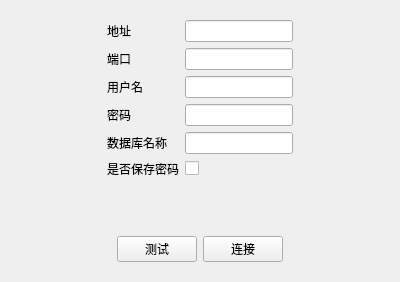
<?xml version="1.0" encoding="UTF-8"?>
<ui version="4.0">
 <class>ConnectDB</class>
 <widget class="QWidget" name="ConnectDB">
  <property name="geometry">
   <rect>
    <x>0</x>
    <y>0</y>
    <width>400</width>
    <height>282</height>
   </rect>
  </property>
  <property name="windowTitle">
   <string>新建连接</string>
  </property>
  <layout class="QVBoxLayout" name="verticalLayout">
   <item>
    <widget class="QWidget" name="widget" native="true">
     <layout class="QGridLayout" name="gridLayout">
      <item row="0" column="2">
       <widget class="QLineEdit" name="lineEdit_address"/>
      </item>
      <item row="2" column="2">
       <widget class="QLineEdit" name="lineEdit_username"/>
      </item>
      <item row="3" column="1">
       <widget class="QLabel" name="label_password">
        <property name="text">
         <string>密码</string>
        </property>
       </widget>
      </item>
      <item row="5" column="2">
       <widget class="QCheckBox" name="checkBox_issave">
        <property name="text">
         <string/>
        </property>
       </widget>
      </item>
      <item row="3" column="2">
       <widget class="QLineEdit" name="lineEdit_password"/>
      </item>
      <item row="1" column="2">
       <widget class="QLineEdit" name="lineEdit_port"/>
      </item>
      <item row="5" column="1">
       <widget class="QLabel" name="label_save">
        <property name="text">
         <string>是否保存密码</string>
        </property>
       </widget>
      </item>
      <item row="1" column="1">
       <widget class="QLabel" name="label_port">
        <property name="text">
         <string>端口</string>
        </property>
       </widget>
      </item>
      <item row="0" column="1">
       <widget class="QLabel" name="label_url">
        <property name="text">
         <string>地址</string>
        </property>
       </widget>
      </item>
      <item row="2" column="0">
       <spacer name="horizontalSpacer">
        <property name="orientation">
         <enum>Qt::Horizontal</enum>
        </property>
        <property name="sizeHint" stdset="0">
         <size>
          <width>40</width>
          <height>20</height>
         </size>
        </property>
       </spacer>
      </item>
      <item row="2" column="1">
       <widget class="QLabel" name="label_username">
        <property name="text">
         <string>用户名</string>
        </property>
       </widget>
      </item>
      <item row="2" column="3">
       <spacer name="horizontalSpacer_2">
        <property name="orientation">
         <enum>Qt::Horizontal</enum>
        </property>
        <property name="sizeHint" stdset="0">
         <size>
          <width>40</width>
          <height>20</height>
         </size>
        </property>
       </spacer>
      </item>
      <item row="4" column="1">
       <widget class="QLabel" name="labelDbName">
        <property name="text">
         <string>数据库名称</string>
        </property>
       </widget>
      </item>
      <item row="4" column="2">
       <widget class="QLineEdit" name="lineEdit_dbname"/>
      </item>
     </layout>
    </widget>
   </item>
   <item>
    <spacer name="verticalSpacer">
     <property name="orientation">
      <enum>Qt::Vertical</enum>
     </property>
     <property name="sizeHint" stdset="0">
      <size>
       <width>20</width>
       <height>40</height>
      </size>
     </property>
    </spacer>
   </item>
   <item>
    <widget class="QWidget" name="widget_2" native="true">
     <layout class="QHBoxLayout" name="horizontalLayout">
      <item>
       <spacer name="horizontalSpacer_3">
        <property name="orientation">
         <enum>Qt::Horizontal</enum>
        </property>
        <property name="sizeHint" stdset="0">
         <size>
          <width>40</width>
          <height>20</height>
         </size>
        </property>
       </spacer>
      </item>
      <item>
       <widget class="QPushButton" name="testConnButton">
        <property name="text">
         <string>测试</string>
        </property>
       </widget>
      </item>
      <item>
       <widget class="QPushButton" name="connButton">
        <property name="text">
         <string>连接</string>
        </property>
       </widget>
      </item>
      <item>
       <spacer name="horizontalSpacer_4">
        <property name="orientation">
         <enum>Qt::Horizontal</enum>
        </property>
        <property name="sizeHint" stdset="0">
         <size>
          <width>40</width>
          <height>20</height>
         </size>
        </property>
       </spacer>
      </item>
     </layout>
    </widget>
   </item>
  </layout>
 </widget>
 <resources/>
 <connections/>
</ui>
